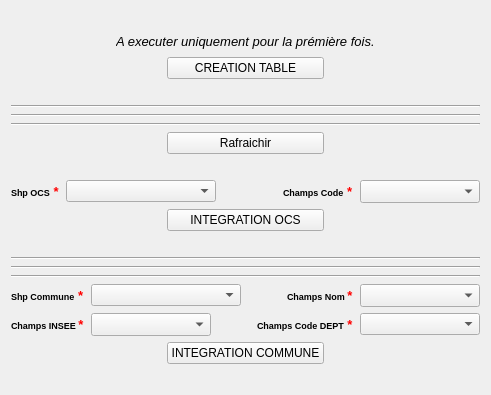
     <widget class="QWidget" name="tab_integration">
      <attribute name="title">
       <string>2. INTEGRATION BD</string>
      </attribute>
      <layout class="QHBoxLayout" name="horizontalLayout_18">
       <item>
        <layout class="QGridLayout" name="gridLayout_3">
         <item row="7" column="0">
          <layout class="QHBoxLayout" name="horizontalLayout_16">
           <item>
            <spacer name="horizontalSpacer_35">
             <property name="orientation">
              <enum>Qt::Horizontal</enum>
             </property>
             <property name="sizeHint" stdset="0">
              <size>
               <width>40</width>
               <height>20</height>
              </size>
             </property>
            </spacer>
           </item>
           <item>
            <widget class="QPushButton" name="boutonIntegrationCommune">
             <property name="sizePolicy">
              <sizepolicy hsizetype="Expanding" vsizetype="Fixed">
               <horstretch>0</horstretch>
               <verstretch>0</verstretch>
              </sizepolicy>
             </property>
             <property name="text">
              <string>INTEGRATION COMMUNE</string>
             </property>
            </widget>
           </item>
           <item>
            <spacer name="horizontalSpacer_36">
             <property name="orientation">
              <enum>Qt::Horizontal</enum>
             </property>
             <property name="sizeHint" stdset="0">
              <size>
               <width>40</width>
               <height>20</height>
              </size>
             </property>
            </spacer>
           </item>
          </layout>
         </item>
         <item row="8" column="0">
          <spacer name="horizontalSpacer_3">
           <property name="orientation">
            <enum>Qt::Horizontal</enum>
           </property>
           <property name="sizeHint" stdset="0">
            <size>
             <width>40</width>
             <height>20</height>
            </size>
           </property>
          </spacer>
         </item>
         <item row="5" column="0">
          <layout class="QHBoxLayout" name="horizontalLayout_15">
           <item>
            <widget class="QLabel" name="label_16">
             <property name="font">
              <font>
               <pointsize>7</pointsize>
               <weight>75</weight>
               <bold>true</bold>
              </font>
             </property>
             <property name="text">
              <string>&lt;html&gt;&lt;head/&gt;&lt;body&gt;&lt;p align=&quot;justify&quot;&gt;&lt;span style=&quot; font-family:'Sans Serif';&quot;&gt;Shp Commune&lt;/span&gt;&lt;span style=&quot; font-family:'Sans Serif'; font-size:10pt; color:#ff0000;&quot;&gt; *&lt;/span&gt;&lt;/p&gt;&lt;/body&gt;&lt;/html&gt;</string>
             </property>
            </widget>
           </item>
           <item>
            <widget class="QComboBox" name="comboBox_tb_commune">
             <property name="minimumSize">
              <size>
               <width>150</width>
               <height>0</height>
              </size>
             </property>
             <property name="font">
              <font>
               <pointsize>9</pointsize>
              </font>
             </property>
             <item>
              <property name="text">
               <string/>
              </property>
             </item>
            </widget>
           </item>
           <item>
            <spacer name="horizontalSpacer_8">
             <property name="orientation">
              <enum>Qt::Horizontal</enum>
             </property>
             <property name="sizeHint" stdset="0">
              <size>
               <width>40</width>
               <height>20</height>
              </size>
             </property>
            </spacer>
           </item>
           <item>
            <widget class="QLabel" name="label_Commune_6">
             <property name="font">
              <font>
               <pointsize>7</pointsize>
               <weight>75</weight>
               <bold>true</bold>
              </font>
             </property>
             <property name="text">
              <string>&lt;html&gt;&lt;head/&gt;&lt;body&gt;&lt;p align=&quot;justify&quot;&gt;&lt;span style=&quot; font-family:'Sans Serif';&quot;&gt;Champs Nom &lt;/span&gt;&lt;span style=&quot; font-family:'Sans Serif'; font-size:10pt; color:#ff0000;&quot;&gt;*&lt;/span&gt;&lt;/p&gt;&lt;/body&gt;&lt;/html&gt;</string>
             </property>
            </widget>
           </item>
           <item>
            <widget class="QComboBox" name="comboBoxChampsNom">
             <property name="enabled">
              <bool>true</bool>
             </property>
             <property name="minimumSize">
              <size>
               <width>120</width>
               <height>0</height>
              </size>
             </property>
             <property name="sizeIncrement">
              <size>
               <width>0</width>
               <height>0</height>
              </size>
             </property>
             <property name="baseSize">
              <size>
               <width>0</width>
               <height>0</height>
              </size>
             </property>
             <property name="font">
              <font>
               <pointsize>10</pointsize>
               <weight>50</weight>
               <bold>false</bold>
              </font>
             </property>
             <property name="currentIndex">
              <number>-1</number>
             </property>
            </widget>
           </item>
          </layout>
         </item>
         <item row="1" column="0">
          <spacer name="horizontalSpacer_15">
           <property name="orientation">
            <enum>Qt::Horizontal</enum>
           </property>
           <property name="sizeHint" stdset="0">
            <size>
             <width>40</width>
             <height>20</height>
            </size>
           </property>
          </spacer>
         </item>
         <item row="0" column="0">
          <layout class="QVBoxLayout" name="verticalLayout_3">
           <item>
            <spacer name="horizontalSpacer_34">
             <property name="orientation">
              <enum>Qt::Horizontal</enum>
             </property>
             <property name="sizeHint" stdset="0">
              <size>
               <width>40</width>
               <height>20</height>
              </size>
             </property>
            </spacer>
           </item>
           <item>
            <layout class="QHBoxLayout" name="horizontalLayout_7">
             <item>
              <spacer name="horizontalSpacer_10">
               <property name="orientation">
                <enum>Qt::Horizontal</enum>
               </property>
               <property name="sizeHint" stdset="0">
                <size>
                 <width>40</width>
                 <height>20</height>
                </size>
               </property>
              </spacer>
             </item>
             <item>
              <widget class="QLabel" name="label_10">
               <property name="font">
                <font>
                 <pointsize>10</pointsize>
                 <weight>50</weight>
                 <italic>true</italic>
                 <bold>false</bold>
                 <strikeout>false</strikeout>
                 <kerning>true</kerning>
                </font>
               </property>
               <property name="text">
                <string>A executer uniquement pour la prémière fois.</string>
               </property>
              </widget>
             </item>
             <item>
              <spacer name="horizontalSpacer_11">
               <property name="orientation">
                <enum>Qt::Horizontal</enum>
               </property>
               <property name="sizeHint" stdset="0">
                <size>
                 <width>40</width>
                 <height>20</height>
                </size>
               </property>
              </spacer>
             </item>
            </layout>
           </item>
           <item>
            <layout class="QHBoxLayout" name="horizontalLayout_9">
             <item>
              <spacer name="horizontalSpacer_17">
               <property name="orientation">
                <enum>Qt::Horizontal</enum>
               </property>
               <property name="sizeHint" stdset="0">
                <size>
                 <width>40</width>
                 <height>20</height>
                </size>
               </property>
              </spacer>
             </item>
             <item>
              <widget class="QPushButton" name="boutonCreationTb">
               <property name="sizePolicy">
                <sizepolicy hsizetype="Expanding" vsizetype="Fixed">
                 <horstretch>0</horstretch>
                 <verstretch>0</verstretch>
                </sizepolicy>
               </property>
               <property name="text">
                <string>CREATION TABLE</string>
               </property>
              </widget>
             </item>
             <item>
              <spacer name="horizontalSpacer_22">
               <property name="orientation">
                <enum>Qt::Horizontal</enum>
               </property>
               <property name="sizeHint" stdset="0">
                <size>
                 <width>40</width>
                 <height>20</height>
                </size>
               </property>
              </spacer>
             </item>
            </layout>
           </item>
           <item>
            <spacer name="horizontalSpacer_37">
             <property name="orientation">
              <enum>Qt::Horizontal</enum>
             </property>
             <property name="sizeHint" stdset="0">
              <size>
               <width>40</width>
               <height>20</height>
              </size>
             </property>
            </spacer>
           </item>
           <item>
            <widget class="Line" name="line_3">
             <property name="orientation">
              <enum>Qt::Horizontal</enum>
             </property>
            </widget>
           </item>
           <item>
            <widget class="Line" name="line">
             <property name="orientation">
              <enum>Qt::Horizontal</enum>
             </property>
            </widget>
           </item>
           <item>
            <widget class="Line" name="line_2">
             <property name="orientation">
              <enum>Qt::Horizontal</enum>
             </property>
            </widget>
           </item>
           <item>
            <layout class="QHBoxLayout" name="horizontalLayout_11">
             <item>
              <spacer name="horizontalSpacer_23">
               <property name="orientation">
                <enum>Qt::Horizontal</enum>
               </property>
               <property name="sizeHint" stdset="0">
                <size>
                 <width>40</width>
                 <height>20</height>
                </size>
               </property>
              </spacer>
             </item>
             <item>
              <widget class="QPushButton" name="RafraichirUi">
               <property name="sizePolicy">
                <sizepolicy hsizetype="Expanding" vsizetype="Fixed">
                 <horstretch>0</horstretch>
                 <verstretch>0</verstretch>
                </sizepolicy>
               </property>
               <property name="font">
                <font>
                 <weight>50</weight>
                 <bold>false</bold>
                </font>
               </property>
               <property name="text">
                <string>Rafraichir</string>
               </property>
               <property name="autoDefault">
                <bool>true</bool>
               </property>
              </widget>
             </item>
             <item>
              <spacer name="horizontalSpacer_24">
               <property name="orientation">
                <enum>Qt::Horizontal</enum>
               </property>
               <property name="sizeHint" stdset="0">
                <size>
                 <width>40</width>
                 <height>20</height>
                </size>
               </property>
              </spacer>
             </item>
            </layout>
           </item>
           <item>
            <spacer name="horizontalSpacer_14">
             <property name="orientation">
              <enum>Qt::Horizontal</enum>
             </property>
             <property name="sizeHint" stdset="0">
              <size>
               <width>40</width>
               <height>20</height>
              </size>
             </property>
            </spacer>
           </item>
           <item>
            <layout class="QHBoxLayout" name="horizontalLayout_5">
             <item>
              <widget class="QLabel" name="label_8">
               <property name="font">
                <font>
                 <pointsize>7</pointsize>
                 <weight>75</weight>
                 <bold>true</bold>
                </font>
               </property>
               <property name="text">
                <string>&lt;html&gt;&lt;head/&gt;&lt;body&gt;&lt;p align=&quot;justify&quot;&gt;&lt;span style=&quot; font-family:'Sans Serif';&quot;&gt;Shp OCS&lt;/span&gt;&lt;span style=&quot; font-family:'Sans Serif'; font-size:10pt; color:#ff0000;&quot;&gt; *&lt;/span&gt;&lt;/p&gt;&lt;/body&gt;&lt;/html&gt;</string>
               </property>
              </widget>
             </item>
             <item>
              <widget class="QComboBox" name="comboBox_tb_OCS">
               <property name="minimumSize">
                <size>
                 <width>150</width>
                 <height>0</height>
                </size>
               </property>
               <property name="font">
                <font>
                 <pointsize>9</pointsize>
                 <weight>75</weight>
                 <bold>true</bold>
                </font>
               </property>
               <property name="iconSize">
                <size>
                 <width>16</width>
                 <height>16</height>
                </size>
               </property>
               <item>
                <property name="text">
                 <string/>
                </property>
               </item>
              </widget>
             </item>
             <item>
              <spacer name="horizontalSpacer_7">
               <property name="orientation">
                <enum>Qt::Horizontal</enum>
               </property>
               <property name="sizeHint" stdset="0">
                <size>
                 <width>40</width>
                 <height>20</height>
                </size>
               </property>
              </spacer>
             </item>
             <item>
              <widget class="QLabel" name="label_Commune">
               <property name="font">
                <font>
                 <pointsize>7</pointsize>
                 <weight>75</weight>
                 <bold>true</bold>
                </font>
               </property>
               <property name="text">
                <string>&lt;html&gt;&lt;head/&gt;&lt;body&gt;&lt;p align=&quot;justify&quot;&gt;&lt;span style=&quot; font-family:'Sans Serif';&quot;&gt;Champs Code&lt;/span&gt;&lt;span style=&quot; font-family:'Sans Serif'; font-size:10pt; color:#ff0000;&quot;&gt; *&lt;/span&gt;&lt;/p&gt;&lt;/body&gt;&lt;/html&gt;</string>
               </property>
              </widget>
             </item>
             <item>
              <widget class="QComboBox" name="comboBoxChampsCode_12">
               <property name="enabled">
                <bool>true</bool>
               </property>
               <property name="minimumSize">
                <size>
                 <width>120</width>
                 <height>0</height>
                </size>
               </property>
               <property name="sizeIncrement">
                <size>
                 <width>0</width>
                 <height>0</height>
                </size>
               </property>
               <property name="baseSize">
                <size>
                 <width>0</width>
                 <height>0</height>
                </size>
               </property>
               <property name="font">
                <font>
                 <pointsize>10</pointsize>
                 <weight>50</weight>
                 <bold>false</bold>
                </font>
               </property>
               <property name="currentIndex">
                <number>-1</number>
               </property>
              </widget>
             </item>
            </layout>
           </item>
           <item>
            <layout class="QHBoxLayout" name="horizontalLayout_8">
             <item>
              <spacer name="horizontalSpacer_12">
               <property name="orientation">
                <enum>Qt::Horizontal</enum>
               </property>
               <property name="sizeHint" stdset="0">
                <size>
                 <width>40</width>
                 <height>20</height>
                </size>
               </property>
              </spacer>
             </item>
             <item>
              <widget class="QPushButton" name="boutonIntegrationBd">
               <property name="sizePolicy">
                <sizepolicy hsizetype="Expanding" vsizetype="Fixed">
                 <horstretch>0</horstretch>
                 <verstretch>0</verstretch>
                </sizepolicy>
               </property>
               <property name="text">
                <string>INTEGRATION OCS</string>
               </property>
              </widget>
             </item>
             <item>
              <spacer name="horizontalSpacer_13">
               <property name="orientation">
                <enum>Qt::Horizontal</enum>
               </property>
               <property name="sizeHint" stdset="0">
                <size>
                 <width>40</width>
                 <height>20</height>
                </size>
               </property>
              </spacer>
             </item>
            </layout>
           </item>
          </layout>
         </item>
         <item row="4" column="0">
          <widget class="Line" name="line_6">
           <property name="orientation">
            <enum>Qt::Horizontal</enum>
           </property>
          </widget>
         </item>
         <item row="2" column="0">
          <widget class="Line" name="line_5">
           <property name="orientation">
            <enum>Qt::Horizontal</enum>
           </property>
          </widget>
         </item>
         <item row="3" column="0">
          <widget class="Line" name="line_4">
           <property name="orientation">
            <enum>Qt::Horizontal</enum>
           </property>
          </widget>
         </item>
         <item row="6" column="0">
          <layout class="QHBoxLayout" name="horizontalLayout_19">
           <item>
            <widget class="QLabel" name="label_Commune_7">
             <property name="font">
              <font>
               <pointsize>7</pointsize>
               <weight>75</weight>
               <bold>true</bold>
              </font>
             </property>
             <property name="text">
              <string>&lt;html&gt;&lt;head/&gt;&lt;body&gt;&lt;p&gt;&lt;span style=&quot; font-family:'Sans Serif';&quot;&gt;Champs INSEE &lt;/span&gt;&lt;span style=&quot; font-family:'Sans Serif'; font-size:10pt; color:#ff0000;&quot;&gt;*&lt;/span&gt;&lt;/p&gt;&lt;/body&gt;&lt;/html&gt;</string>
             </property>
            </widget>
           </item>
           <item>
            <widget class="QComboBox" name="comboBoxChampsInsee">
             <property name="enabled">
              <bool>true</bool>
             </property>
             <property name="minimumSize">
              <size>
               <width>120</width>
               <height>0</height>
              </size>
             </property>
             <property name="sizeIncrement">
              <size>
               <width>0</width>
               <height>0</height>
              </size>
             </property>
             <property name="baseSize">
              <size>
               <width>0</width>
               <height>0</height>
              </size>
             </property>
             <property name="font">
              <font>
               <pointsize>10</pointsize>
               <weight>50</weight>
               <bold>false</bold>
              </font>
             </property>
             <property name="currentIndex">
              <number>-1</number>
             </property>
            </widget>
           </item>
           <item>
            <spacer name="horizontalSpacer_9">
             <property name="orientation">
              <enum>Qt::Horizontal</enum>
             </property>
             <property name="sizeHint" stdset="0">
              <size>
               <width>40</width>
               <height>20</height>
              </size>
             </property>
            </spacer>
           </item>
           <item>
            <widget class="QLabel" name="label_19">
             <property name="font">
              <font>
               <pointsize>7</pointsize>
               <weight>75</weight>
               <bold>true</bold>
              </font>
             </property>
             <property name="text">
              <string>&lt;html&gt;&lt;head/&gt;&lt;body&gt;&lt;p&gt;&lt;span style=&quot; font-family:'Sans Serif';&quot;&gt;Champs Code DEPT&lt;/span&gt;&lt;span style=&quot; font-family:'Sans Serif'; font-size:10pt; color:#ff0000;&quot;&gt; *&lt;/span&gt;&lt;/p&gt;&lt;/body&gt;&lt;/html&gt;</string>
             </property>
            </widget>
           </item>
           <item>
            <widget class="QComboBox" name="comboBoxChampsCodeDept">
             <property name="minimumSize">
              <size>
               <width>120</width>
               <height>0</height>
              </size>
             </property>
             <property name="font">
              <font>
               <pointsize>9</pointsize>
               <weight>50</weight>
               <bold>false</bold>
              </font>
             </property>
             <item>
              <property name="text">
               <string/>
              </property>
             </item>
            </widget>
           </item>
          </layout>
         </item>
        </layout>
       </item>
      </layout>
     </widget>
